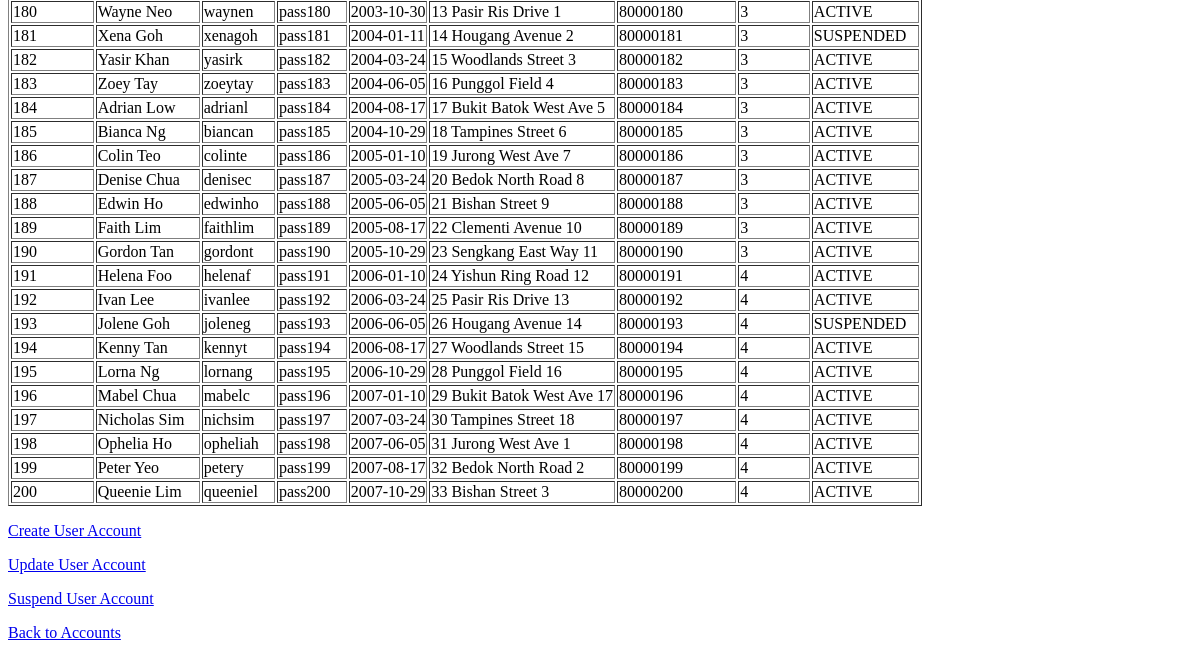
The page /accounts/view (signed in, lower part) on the database as committed earlier.
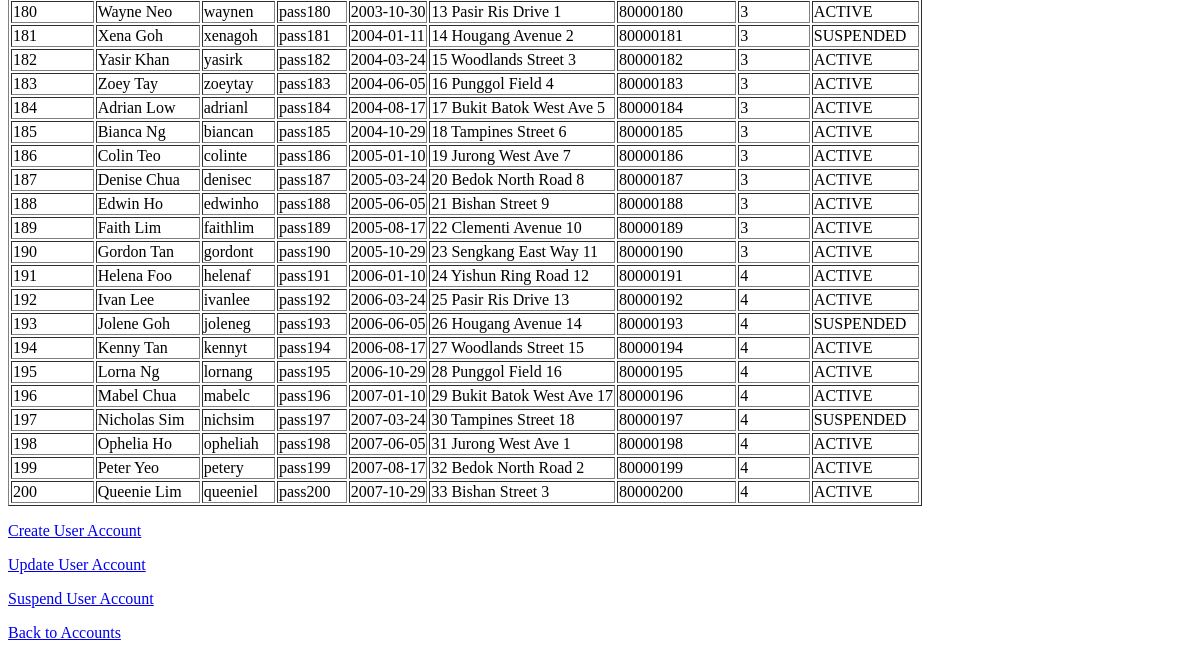
The same page on the database as committed later.
### tables this page shows
CREATE TABLE user_account(
    account_id INTEGER PRIMARY KEY ,
    full_name TEXT NOT NULL,
    username TEXT NOT NULL UNIQUE,
    password TEXT NOT NULL,
    DOB DATE,
    address TEXT,
    contact_num TEXT NOT NULL,
    profile_id INTEGER NOT NULL,
    account_status TEXT NOT NULL check(account_status in ('ACTIVE', 'SUSPENDED', 'EXPIRED')),
    FOREIGN KEY (profile_id) REFERENCES user_profile(profile_id)

);

### boundary/user_account_routes.py (the view)
@user_account_bp.route('/accounts/view')
@roles_required(USER_ADMIN)
def view_accounts():
    controller = view_user_account_controller()
    accounts = controller.viewUserAccount()
    if not accounts:
        flash("No accounts found.", "error")
        return render_template("accounts/view_account.html")
    return render_template("accounts/view_account.html", accounts = accounts)

### boundary/access_control.py (called while the page is built)
def roles_required(*allowed_profile_ids):
    def decorator(view_function):
        @wraps(view_function)
        def wrapped_view(*args, **kwargs):
            if not session.get("account_id"):
                flash("Please log in to continue.", "error")
                return redirect(url_for("auth.login"))
            profile_id = session.get("profile_id")
            if profile_id not in allowed_profile_ids:
                flash("You do not have permission to access this page.", "error")
                return redirect(url_for("home"))
            return view_function(*args, **kwargs)
        return wrapped_view
    return decorator

### control/view_user_account_controller.py (called while the page is built)
    def viewUserAccount(self) -> List["UserAccount"]:
        return UserAccount.getAllAccounts()

### db.py (called while the page is built)
def get_connection():
    connection = sqlite3.connect(DB_PATH) #open database
    connection.row_factory = sqlite3.Row #Enable access to columns using name
    connection.execute("PRAGMA foreign_keys = ON") #enforce foreign keys
    return connection

### templates/accounts/view_account.html (shortened to what this page needs)
<!DOCTYPE html>
<html>
<head>
</head>
<body>
    {% if accounts %}
        <table border="1">
            <tbody>
                {% for account in accounts %}
                    <tr>
                        <td>{{ account.accountId }}</td>
                        <td>{{ account.fullName }}</td>
                        <td>{{ account.userName }}</td>
                        <td>{{ account.passWord }}</td>
                        <td>{{ account.birthday }}</td>
                        <td>{{ account.address }}</td>
                        <td>{{ account.contact_number }}</td>
                        <td>{{ account.profileId }}</td>
                        <td>{{ account.accountStatus }}</td>
                    </tr>
                {% endfor %}
            </tbody>
        </table>
    {% else %}
        <p>No user accounts found.</p>
    {% endif %}
    <p>
        <a href="{{ url_for('user_account.create_accounts') }}">Create User Account</a>
    </p>
    <p>
        <a href="{{ url_for('user_account.update_accounts') }}">Update User Account</a>
    </p>
    <p>
        <a href="{{ url_for('user_account.suspend_account') }}">Suspend User Account</a>
    </p>
    <p>
        <a href="{{ url_for('user_account.list_accounts') }}">Back to Accounts</a>
    </p>
</body>
</html>

Rows that differ between the two databases and show on the page:
changed user_account "Nicholas Sim": accountStatus "ACTIVE" → "SUSPENDED"
